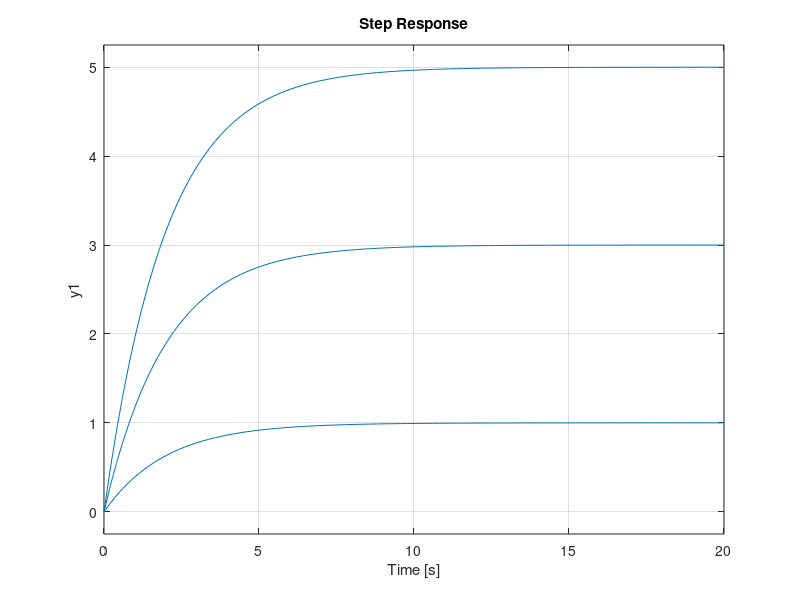
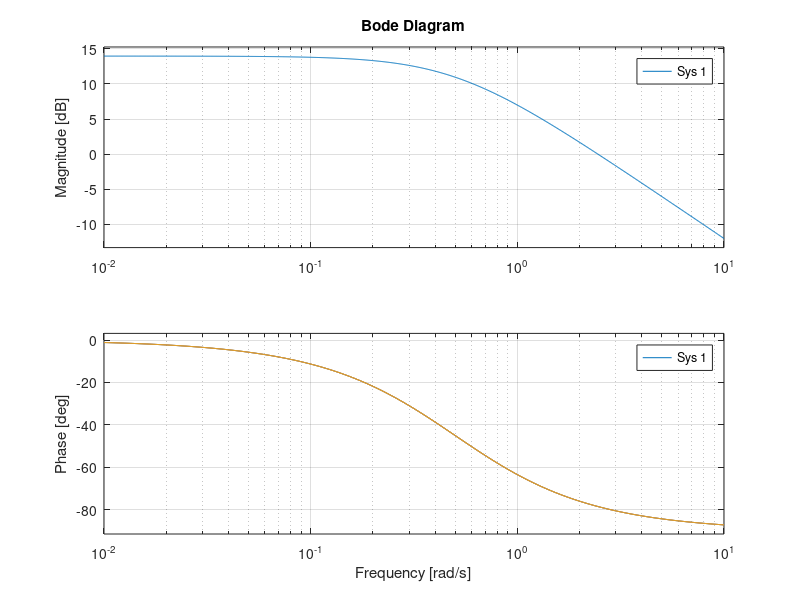
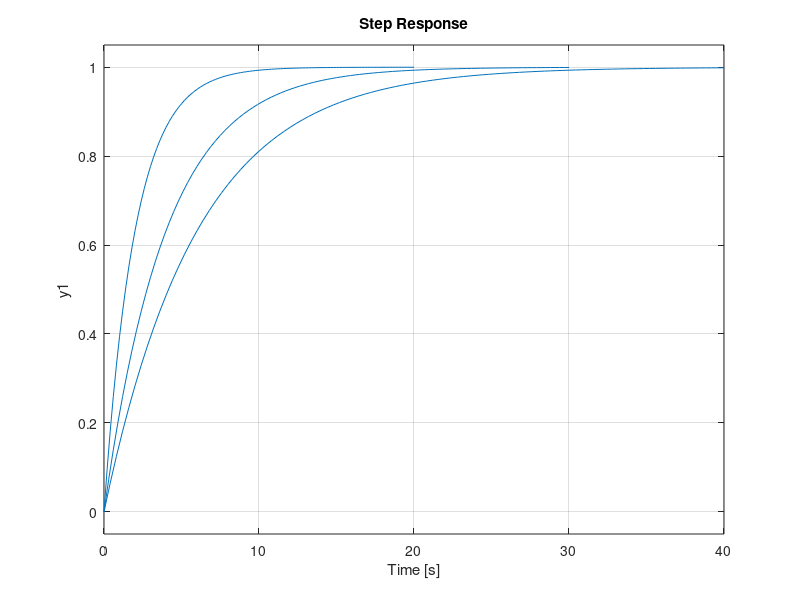
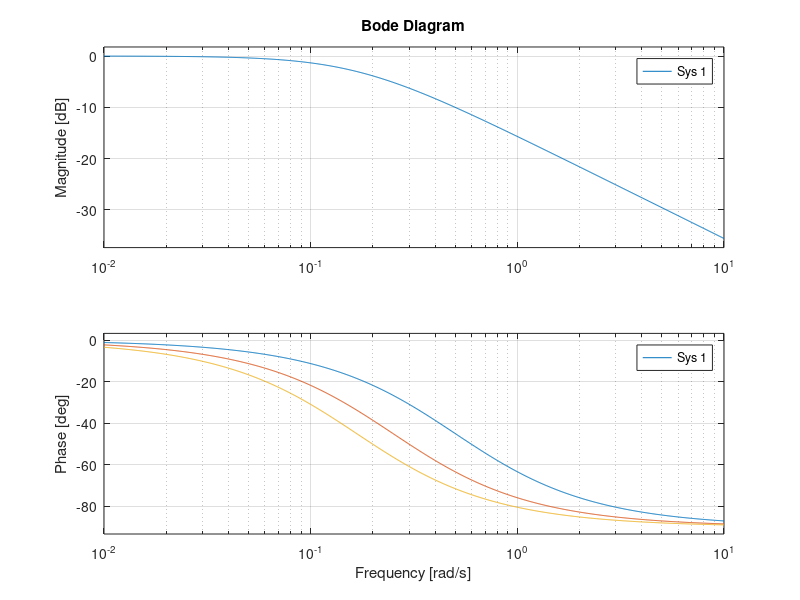

MATLAB code for these plots, in order:
%fixed tau

%https://au.mathworks.com/help/control/ref/tf.html
clear all
clc
close all
K=[1 3 5];
tau=2;
s = tf('s');

for s_i = 1:1:3
    sys{s_i} = K(s_i)/(tau*s+1);
end

for s_i = 1:1:3
    step(sys{s_i});
    hold on
end

figure;
for s_i = 1:1:3
    bode(sys{s_i});
    hold on
end

%fixed K =1
clear all

K = 1;
tau = [2 4 6];
s = tf('s');

for s_i = 1:1:3
    sys{s_i} = K/(tau(s_i)*s+1);
end
figure;
for s_i = 1:1:3
    step(sys{s_i});
    hold on
end

figure;
for s_i = 1:1:3
    bode(sys{s_i});
    hold on
end
%bode(H);
